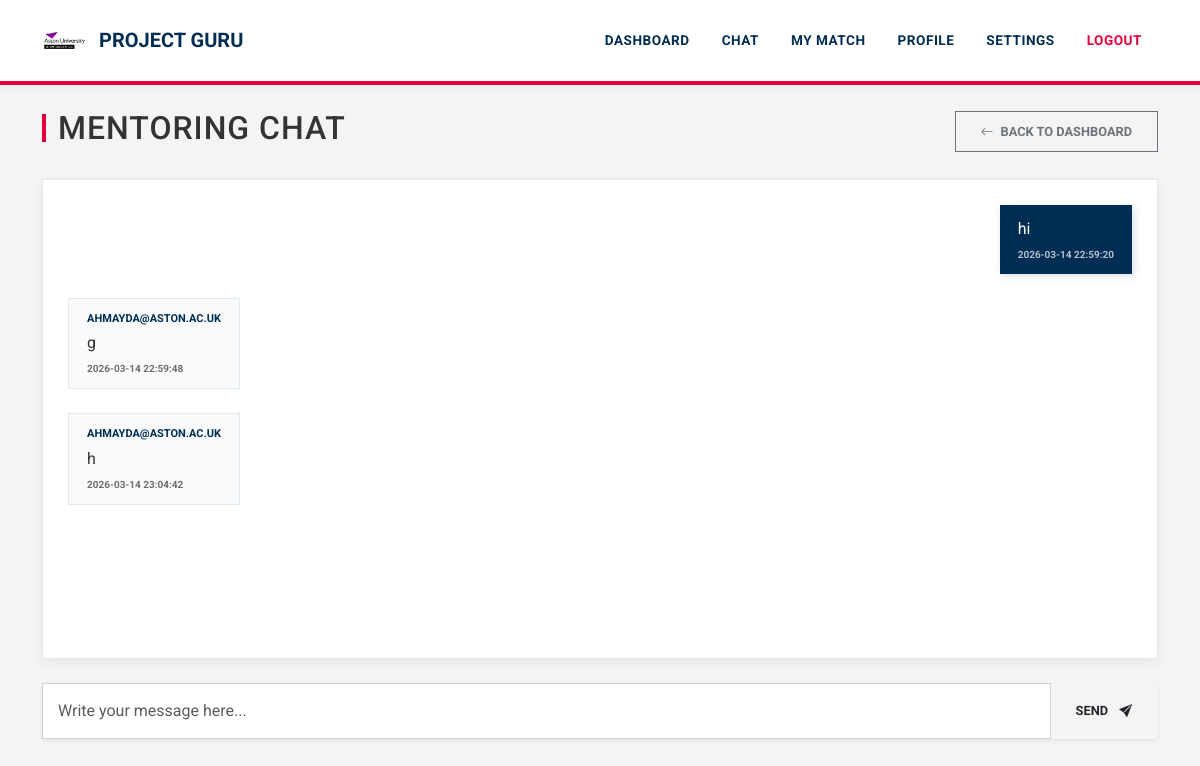
Page /chat/2850 (signed in) on the earlier database version.
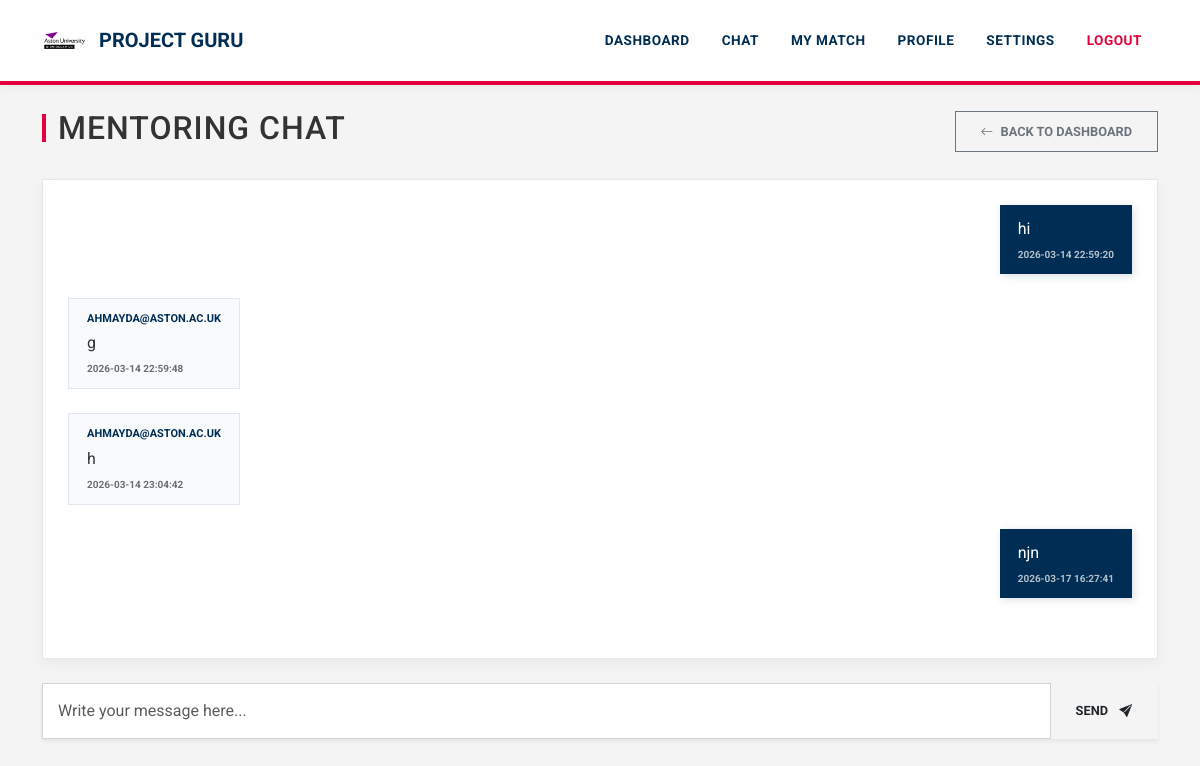
Same page on the later database version.
### tables this page shows
CREATE TABLE messages (
    id INTEGER PRIMARY KEY AUTOINCREMENT,
    match_id INTEGER,
    sender_id INTEGER,
    message TEXT,
    timestamp TIMESTAMP DEFAULT CURRENT_TIMESTAMP
);

CREATE TABLE users (
    id INTEGER PRIMARY KEY AUTOINCREMENT,
    email TEXT UNIQUE,
    password TEXT,
    role TEXT,
    level TEXT,
    experience TEXT,
    domain TEXT,
    availability TEXT,
    location TEXT,
    status TEXT
, verification_code TEXT, is_verified INTEGER DEFAULT 0, reset_code TEXT);

### app.py (the view, shortened to what this page needs)
@app.route("/chat/<int:match_id>", methods=["GET", "POST"])
def chat(match_id):
    if "user_id" not in session:
        return redirect("/login")
    conn = get_db()
    user_id = session["user_id"]
    match = conn.execute("""
        SELECT m.*,
               u1.email AS mentor_email,
               u2.email AS mentee_email
        FROM matches m
        JOIN users u1 ON m.mentor_id = u1.id
        JOIN users u2 ON m.mentee_id = u2.id
        WHERE m.id=? AND m.status='final'
    """, (match_id,)).fetchone()
    if not match:
        conn.close()
        return "Chat not available"
    if user_id != match["mentor_id"] and user_id != match["mentee_id"]:
        conn.close()
        return "Access denied"
    messages = conn.execute("""
        SELECT m.*, u.email
        FROM messages m
        JOIN users u ON m.sender_id = u.id
        WHERE m.match_id=?
        ORDER BY m.timestamp ASC
    """, (match_id,)).fetchall()
    conn.close()
    return render_template(
        "chat.html",
        messages=messages,
        match=match,
        match_id=match_id,
        user_id=user_id,
    )

### app.py (called while the page is built)
def get_db():
    conn = sqlite3.connect("database.db", timeout=30)
    conn.row_factory = sqlite3.Row
    return conn

### templates/chat.html (shortened to what this page needs)
<!DOCTYPE html>
<html lang="en">
<head>
    <link href="https://cdn.jsdelivr.net/npm/bootstrap@5.3.2/dist/css/bootstrap.min.css" rel="stylesheet">
    <link rel="stylesheet" href="https://cdn.jsdelivr.net/npm/bootstrap-icons@1.11.3/font/bootstrap-icons.min.css">
</head>
<body>
{% include "navbar.html" %}
<div class="container mt-4 mb-5">
    <div class="d-flex justify-content-between align-items-center mb-4">
        <h2>Mentoring Chat</h2>
        <a href="/dashboard" class="btn btn-outline-secondary btn-sm rounded-0 fw-bold">
            <i class="bi bi-arrow-left me-1"></i> BACK TO DASHBOARD
        </a>
    </div>
    <div class="card chat-card shadow-sm mb-4">
        <div id="chat-box">
            {% if messages %}
                {% for msg in messages %}
                    {% if msg.sender_id == user_id %}
                        <div class="d-flex justify-content-end mb-4">
                            <div class="message-self">
                                <div class="message-text">{{ msg.message }}</div>
                                <span class="msg-time">{{ msg.timestamp }}</span>
                            </div>
                        </div>
                    {% else %}
                        <div class="d-flex justify-content-start mb-4">
                            <div class="message-other">
                                <span class="sender-name">{{ msg.email }}</span>
                                <div class="message-text">{{ msg.message }}</div>
                                <span class="msg-time">{{ msg.timestamp }}</span>
                            </div>
                        </div>
                    {% endif %}
                {% endfor %}
            {% else %}
                <div class="text-center py-5">
                    <i class="bi bi-chat-dots text-muted" style="font-size: 3rem;"></i>
                    <p class="text-muted mt-3">No messages yet. Start the conversation!</p>
                </div>
            {% endif %}
        </div>
    </div>
    <form method="POST" action="/chat/{{ match_id }}">
        <div class="input-group shadow-sm">
            <input
                type="text"
                name="message"
                class="form-control"
                placeholder="Write your message here..."
                required
                autocomplete="off">
            <button type="submit" class="btn btn-aston-red">
                SEND <i class="bi bi-send-fill ms-2"></i>
            </button>
        </div>
    </form>
</div>
</body>
</html>

Differences in the rows shown:
added messages: message "njn", timestamp "2026-03-17 16:27:41"
